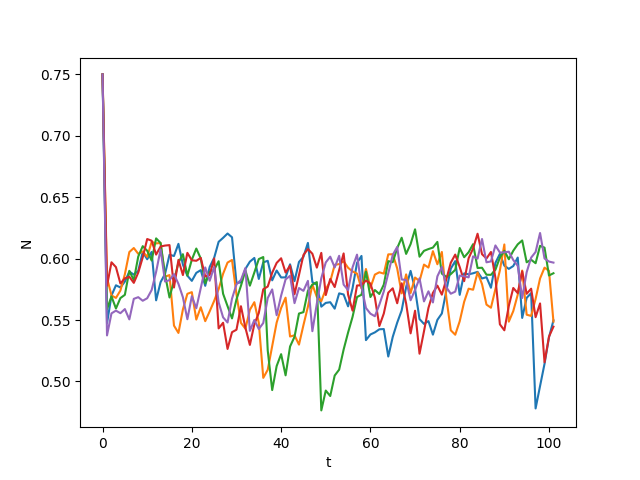

Recreate this plot in Python.
import os
import sys
sys.path.append(os.path.realpath("../.."))

import argparse
import gym
import gym_fishing
import matplotlib.pyplot as plt
from stable_baselines3 import SAC
import numpy as np


reps = 25
parser = argparse.ArgumentParser()
parser.add_argument("-i", type=int, default=0)
args = parser.parse_args()

env = gym.make('fishing-v1')
model = SAC.load(f"models/sb3_sac_{args.i}")
trajs = [] #List to find agg. stats on trajectories
reward_list = [] #To find agg. stats on rewards
for i in range(reps):
    traj = []
    obs = env.reset()
    traj.append(obs[0])
    while True:
        action, _ = model.predict(obs)
        obs, reward, done, _ = env.step(action)
        traj.append(obs[0])
        if done:
            break
    trajs.append(traj)
    plt.plot(np.linspace(0, len(traj)-1, len(traj)), traj)
plt.xlabel("t")
plt.ylabel("N")
plt.savefig("plot.png")

